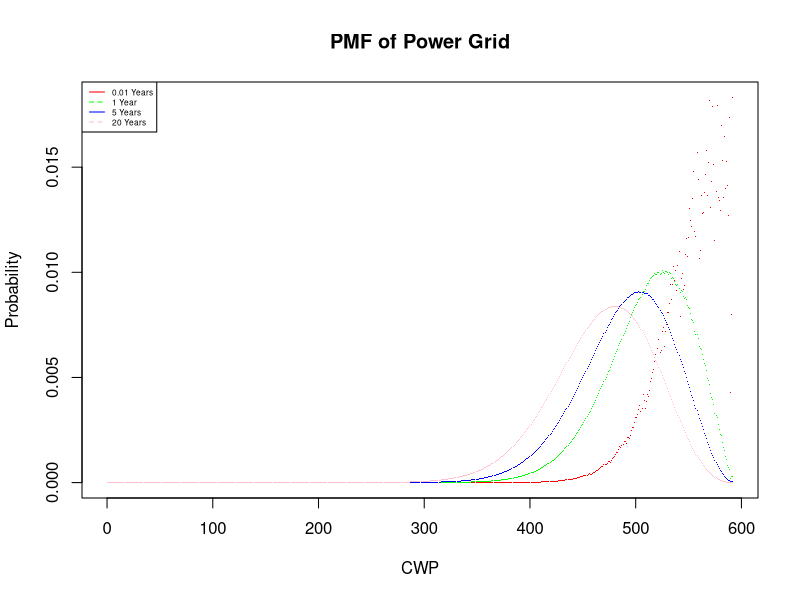

R code for this plot:
library(polynom)
library(gtools)
library(stringr)
start_time <- Sys.time()

df <- data.frame(CWP=integer(), 
                 prob=numeric())

PDF.real = data.frame(CWP=integer(), 
                      prob=numeric())

weibullFailureRate <- function(componentAge, initialF = 0.07, beta = 0.15) {
  return(1 - (initialF*exp(beta*log(componentAge))))
}

t <- function(t, p) {
  return(1 - ((p*t / (1 + t))))
}

CWP.individual <- function(customers, yearNum) {
  probs = weibullFailureRate(rep(yearNum, length(customers)))
  branchProb = weibullFailureRate(yearNum)
  x = list()
  for (i in 1:length(customers)) {
    x[[i]] <- c(customers[i], i)
  }
  allProbs = numeric()
  zeroProb = (1 - branchProb) + (branchProb*prod(1 - probs))
  df[nrow(df) + 1,] = list(CWP=0, prob=zeroProb)
  allProbs = append(allProbs, zeroProb)
  allCombos = integer()
  allCombos = append(allCombos, 0)
  
  for (i in 1:length(x)) {
    combo = combn(x, i)
    for (j in 1:ncol(combo)) {
      comb = combo[,j]
      indexes = which(x %in% comb)
      s = 0
      for (c in comb) {
        s = s + c[1]
      }
      failure = 1 - probs
      for (ind in indexes) {
        failure[ind] = 1 - failure[ind]
      }
      prob = branchProb*prod(failure)
      if (s %in% allCombos) {
        prior = df$prob[df$CWP == s]
        df$prob[df$CWP == s] <- prior + prob
      } else {
        allCombos = append(allCombos, s)
        df[nrow(df) + 1,] = list(CWP=s, prob=prob)
        allProbs = append(allProbs, prob)
      }
    }
  }
  CWPSeen = integer()
  for (i in 1:nrow(df)) {
    cwp = df[i,1]
    prob = df[i, 2]
    if (cwp %in% CWPSeen) {
      prior = PDF.real$prob[PDF.real$CWP == cwp]
      PDF.real$prob[PDF.real$CWP == cwp] <- prior + prob
    } else {
      CWPSeen = append(CWPSeen, cwp)
      PDF.real[nrow(PDF.real) + 1,] = list(CWP=cwp, prob=prob)
    }
  }
  return(PDF.real)
}

CWP.all <- function(yearNum, ...) {
  powerGrid = list(...)
  lPowerGrid = length(powerGrid)
  print(paste("Running for", lPowerGrid, "forks"))
  all.polynomial = polynomial(1)
  count = 1
  for (i in 1:lPowerGrid) {
    if (count %% 1000 == 0) {
      print(paste("On Loop:", i))
    }
    individual.pdf = CWP.individual(powerGrid[i][[1]], 
                                      yearNum)
    x.polynomial = integer(max(individual.pdf$CWP)+1)
    x.polynomial[individual.pdf$CWP+1] <- individual.pdf$prob
    x.polynomial <- as.polynomial(x.polynomial)
    all.polynomial = all.polynomial*x.polynomial
    count = count + 1
  }
  expression = as.character(all.polynomial)
  allValues = str_split(expression, "\\+")[[1]]
  zeroMet = FALSE
  allCombos = integer()
  for (exp in allValues) {
    val = str_trim(str_split(exp, "\\^")[[1]][2])
    if (is.na(val)) {
      if (zeroMet == FALSE) {
        zeroMet = TRUE
        allCombos = append(allCombos, 0)
      } else {
        allCombos = append(allCombos, 1)
      }
    } else {
      allCombos = append(allCombos, strtoi(val))
    }
  }
  allProbs = coef(all.polynomial)
  allProbs = unlist(lapply(allProbs, function(x) {x[x!=0]}))
  finalPDF = data.frame(allCombos, allProbs)
  
  print(format(tail(finalPDF), scientific=F))
  print(paste("Sum of Probs is:", sum(allProbs)))
  
  return(finalPDF)
}

first = CWP.all(0.01, c(3, 10, 11, 3, 3, 3),
                c(5, 19, 3, 5, 2),
                c(1, 6, 8),
                c(19, 22, 1, 5, 4),
                c(7, 4, 3, 1),
                c(3, 10, 11, 3, 3, 3),
                c(5, 19, 3, 5, 2),
                c(1, 6, 8),
                c(19, 22, 1, 5, 4),
                c(7, 4, 3, 1),
                c(3, 10, 11, 3, 3, 3),
                c(5, 19, 3, 5, 2),
                c(1, 6, 8),
                c(19, 22, 1, 5, 4),
                c(7, 4, 3, 1),
                c(3, 10, 11, 3, 3, 3),
                c(5, 19, 3, 5, 2),
                c(1, 6, 8),
                c(19, 22, 1, 5, 4),
                c(7, 4, 3, 1))
second = CWP.all(1, c(3, 10, 11, 3, 3, 3),
                 c(5, 19, 3, 5, 2),
                 c(1, 6, 8),
                 c(19, 22, 1, 5, 4),
                 c(7, 4, 3, 1),
                 c(3, 10, 11, 3, 3, 3),
                 c(5, 19, 3, 5, 2),
                 c(1, 6, 8),
                 c(19, 22, 1, 5, 4),
                 c(7, 4, 3, 1),
                 c(3, 10, 11, 3, 3, 3),
                 c(5, 19, 3, 5, 2),
                 c(1, 6, 8),
                 c(19, 22, 1, 5, 4),
                 c(7, 4, 3, 1),
                 c(3, 10, 11, 3, 3, 3),
                 c(5, 19, 3, 5, 2),
                 c(1, 6, 8),
                 c(19, 22, 1, 5, 4),
                 c(7, 4, 3, 1))
third = CWP.all(5, c(3, 10, 11, 3, 3, 3),
                c(5, 19, 3, 5, 2),
                c(1, 6, 8),
                c(19, 22, 1, 5, 4),
                c(7, 4, 3, 1),
                c(3, 10, 11, 3, 3, 3),
                c(5, 19, 3, 5, 2),
                c(1, 6, 8),
                c(19, 22, 1, 5, 4),
                c(7, 4, 3, 1),
                c(3, 10, 11, 3, 3, 3),
                c(5, 19, 3, 5, 2),
                c(1, 6, 8),
                c(19, 22, 1, 5, 4),
                c(7, 4, 3, 1),
                c(3, 10, 11, 3, 3, 3),
                c(5, 19, 3, 5, 2),
                c(1, 6, 8),
                c(19, 22, 1, 5, 4),
                c(7, 4, 3, 1))
fourth = CWP.all(20, c(3, 10, 11, 3, 3, 3),
                 c(5, 19, 3, 5, 2),
                 c(1, 6, 8),
                 c(19, 22, 1, 5, 4),
                 c(7, 4, 3, 1),
                 c(3, 10, 11, 3, 3, 3),
                 c(5, 19, 3, 5, 2),
                 c(1, 6, 8),
                 c(19, 22, 1, 5, 4),
                 c(7, 4, 3, 1),
                 c(3, 10, 11, 3, 3, 3),
                 c(5, 19, 3, 5, 2),
                 c(1, 6, 8),
                 c(19, 22, 1, 5, 4),
                 c(7, 4, 3, 1),
                 c(3, 10, 11, 3, 3, 3),
                 c(5, 19, 3, 5, 2),
                 c(1, 6, 8),
                 c(19, 22, 1, 5, 4),
                 c(7, 4, 3, 1))

plot(first$allCombos, first$allProbs, pch = ".", xlab = "CWP", ylab = "Probability",
     main = "PMF of Power Grid", col = "red")
points(second$allCombos, second$allProbs, pch = ".", 
       col = "green")
points(third$allCombos, third$allProbs, pch = ".", 
       col = "blue")
points(fourth$allCombos, fourth$allProbs, pch = ".",
       col = "pink")
legend(x = "topleft", y = 0.92, 
       legend=c("0.01 Years", "1 Year", "5 Years", "20 Years"),
       col = c("red", "green", "blue", "pink"),
       cex=0.5, lty = 1:2)
end_time <- Sys.time()
print(paste("This took:", end_time - start_time))